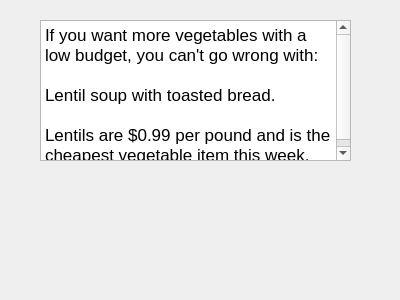
<?xml version="1.0" encoding="UTF-8"?>
<ui version="4.0">
 <class>vegbudget</class>
 <widget class="QDialog" name="vegbudget">
  <property name="geometry">
   <rect>
    <x>0</x>
    <y>0</y>
    <width>400</width>
    <height>300</height>
   </rect>
  </property>
  <property name="windowTitle">
   <string>Dialog</string>
  </property>
  <widget class="QTextBrowser" name="textBrowser">
   <property name="geometry">
    <rect>
     <x>40</x>
     <y>20</y>
     <width>311</width>
     <height>141</height>
    </rect>
   </property>
   <property name="html">
    <string>&lt;!DOCTYPE HTML PUBLIC &quot;-//W3C//DTD HTML 4.0//EN&quot; &quot;http://www.w3.org/TR/REC-html40/strict.dtd&quot;&gt;
&lt;html&gt;&lt;head&gt;&lt;meta name=&quot;qrichtext&quot; content=&quot;1&quot; /&gt;&lt;meta charset=&quot;utf-8&quot; /&gt;&lt;style type=&quot;text/css&quot;&gt;
p, li { white-space: pre-wrap; }
hr { height: 1px; border-width: 0; }
li.unchecked::marker { content: &quot;\2610&quot;; }
li.checked::marker { content: &quot;\2612&quot;; }
&lt;/style&gt;&lt;/head&gt;&lt;body style=&quot; font-family:'.AppleSystemUIFont'; font-size:13pt; font-weight:400; font-style:normal;&quot;&gt;
&lt;p style=&quot; margin-top:0px; margin-bottom:0px; margin-left:0px; margin-right:0px; -qt-block-indent:0; text-indent:0px;&quot;&gt;If you want more vegetables with a low budget, you can't go wrong with: &lt;/p&gt;
&lt;p style=&quot;-qt-paragraph-type:empty; margin-top:0px; margin-bottom:0px; margin-left:0px; margin-right:0px; -qt-block-indent:0; text-indent:0px;&quot;&gt;&lt;br /&gt;&lt;/p&gt;
&lt;p style=&quot; margin-top:0px; margin-bottom:0px; margin-left:0px; margin-right:0px; -qt-block-indent:0; text-indent:0px;&quot;&gt;Lentil soup with toasted bread.  &lt;/p&gt;
&lt;p style=&quot;-qt-paragraph-type:empty; margin-top:0px; margin-bottom:0px; margin-left:0px; margin-right:0px; -qt-block-indent:0; text-indent:0px;&quot;&gt;&lt;br /&gt;&lt;/p&gt;
&lt;p style=&quot; margin-top:0px; margin-bottom:0px; margin-left:0px; margin-right:0px; -qt-block-indent:0; text-indent:0px;&quot;&gt;Lentils are $0.99 per pound and is the cheapest vegetable item this week. &lt;/p&gt;&lt;/body&gt;&lt;/html&gt;</string>
   </property>
  </widget>
 </widget>
 <resources/>
 <connections/>
</ui>
